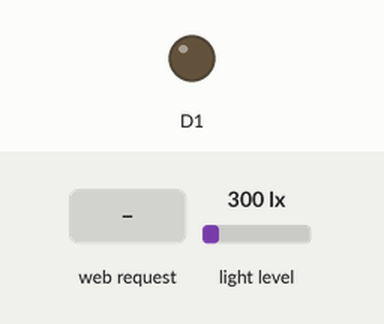
Bench run of a sketch on a simulated ESP8266 (NodeMCU). Shown: output pins drawn as LEDs (lit = HIGH). The inputs (shaded band) are chosen by the test bench; at power-on: light level 300 lx. WiFi joins after 1.5 s; servers stay silent unless stated; the local clock reads 2024-03-15 10:24:30 at power-on unless the sketch sets it; what the sketch prints to the serial monitor is not drawn.

Above: at 5.7 s.
5.8 s: HTTP request GET /?fan=on received
At 7.0 s:
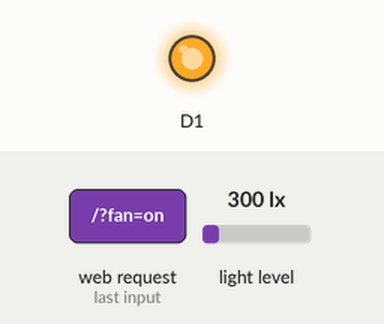
9.5 s: HTTP request GET /?fan=off received
At 9.9 s:
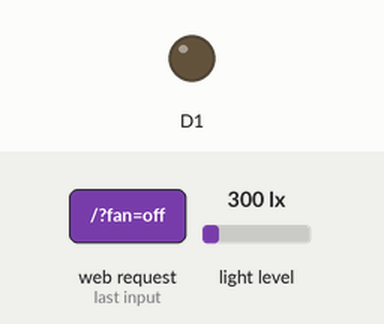
Timing chart, 0 to 12.5 s (numbered marks = the images above; inputs shaded):
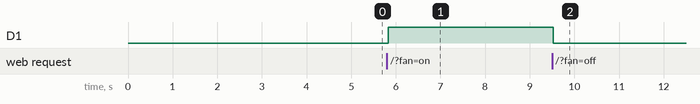

The sketch:

FanTimer.ino
```cpp
#include <ESP8266WiFi.h>
#include <WiFiClient.h>
#include <ESP8266WebServer.h>
#include <ESP8266mDNS.h>
#include <WiFiUdp.h>
#include <ArduinoOTA.h>
#include <time.h>
#include <TZ.h>
#include <coredecls.h> // required for settimeofday_cb() (NTP sync callback)
#include <Wire.h>
#include <Adafruit_Sensor.h>
#include <Adafruit_TSL2561_U.h>

//////////////////////////////////////////////////////////////////////////
// FAN Timer - Driven by light on/of toggling.
// -----------------------------------------------------------------------
// This program uses an ESP8266, with a relay board on D1, and an I2C
// light sensor type TSL2561 on pins D3 (sda) and D4 (scl).
// -----------------------------------------------------------------------
// Normal operation:
//
// - If the light goes ON, the FAN will be OFF, and will be started
//   after 5 minutes.
// - If the light goes OFF, the FAN will start, and run for 30 minutes.
//
// Special operation:
// Triggered by toggling the light once extra quickly;
//
// - Toggle Light "On - Off - On"; the FAN will start running for 30
//   minutes.
// - Toggle light "Off - On - Off"; the FAN will NOT run.
//
// The "quick" toggle must happen within 2 seconds. If you toggle more
// than the mentioned 3 times, then the last 3 states will be honoured.
// -----------------------------------------------------------------------
// Note: this program uses WiFi, which is totally NOT needed, but nice
// to use for OTA (Over The Air) firmware updates, and debugging.
// -----------------------------------------------------------------------
// March 6. 2021, Thijs Kaper.
//////////////////////////////////////////////////////////////////////////


///////////////////////// start of settings //////////////////////////////

// WiFi Network settings SSID and Password.
const char* ssid = "YOUR_WIFI_NETWORK";
const char* pass = "YOUR_WIFI_PASSWORD";

#define OTA_PASSWORD "fancontrol"
#define OTA_HOSTNAME "FAN_Control"

// FAST_TOGGLE_SECONDS is the time in which a repeated light toggle will have impact on action.
// If you wait longer than this time, a toggle is counted as "inital" change, otherwise as "repeated" toggle.
#define FAST_TOGGLE_SECONDS 2

// The time the FAN will keep running.
#define FAN_RUN_SECONDS (60*30)

// The delay time before the FAN will start.
#define DELAYED_START_SECONDS (60*5)

// The timezone to sync the date/time to, using NTP. For timezone to use, see TZ.h.
// For this application totally not needed, just a nice-to-have.
#define MY_TZ TZ_Europe_Amsterdam

// NTP server list to use for syncing time.
#define NTP_SERVERS "0.nl.pool.ntp.org", "1.nl.pool.ntp.org", "2.nl.pool.ntp.org"

// The PIN's from the ESP to use for the light sensor "TSL2561".
#define SDA_PIN D3
#define SCL_PIN D4

// The (initial) compare value to check if light is on or off.
// The system will find the min and max lux values (after reboot), and set trigger to 2/3 between min and max.
// Note: it is best to change this value to whatever comes out of that automatic calculation, to have a sane default.
#define LUX_LIGHT_DETECTION 95
// Set next one to false, if auto-detect does do more harm then help out.
#define ENABLE_AUTO_LUX_DETECTION_MIN_MAX true
// Min/Max difference must be met, before automatic level determination kicks in.
#define MIN_LUX_DIFFERENCE 50
#define MAX_LUX_DIFFERENCE 1000

///////////////////////// end of settings //////////////////////////////

ESP8266WebServer server(80);

Adafruit_TSL2561_Unified tsl = Adafruit_TSL2561_Unified(TSL2561_ADDR_FLOAT, 12345);
TwoWire MyWire = TwoWire();

boolean relayState = true;
int fanRunSeconds = 0;
int startFanAfterSeconds = 0;

float luxLightOnDetection = LUX_LIGHT_DETECTION;
float currentLux = 0;
float minLux = 65535;
float maxLux = 0;

boolean previousLightStatus = false;
time_t lastLightOnTimeStamp = time(nullptr);
time_t lastLightOffTimeStamp = time(nullptr);

boolean timeIsSet = false;
time_t lastNtpSet = time(nullptr);

time_t lastTime = time(nullptr);

char statusMessage[1024];

// Turn relay on/off
void relay(boolean enabled) {
  if (enabled && !relayState) {
    Serial.println("-- relay switch ON --");
  } else if (!enabled && relayState) {
    Serial.println("-- relay switch OFF --");
  }
  pinMode(D1, OUTPUT);
  digitalWrite(D1, enabled);
  relayState = enabled;
}

// Initialize light sensor
void initSensor() {
  // Set custom pins for I2C
  MyWire.begin(SDA_PIN, SCL_PIN);

  /* Initialise the sensor */
  if(!tsl.begin(&MyWire)) {
    Serial.print("No TSL2561 detected");
    delay(2000);
    ESP.restart();
  }

  sensor_t sensor;
  tsl.getSensor(&sensor);

  Serial.println("\n------------------------------------");
  Serial.print  ("Sensor:       "); Serial.println(sensor.name);
  Serial.print  ("Driver Ver:   "); Serial.println(sensor.version);
  Serial.print  ("Unique ID:    "); Serial.println(sensor.sensor_id);
  Serial.print  ("Max Value:    "); Serial.print(sensor.max_value); Serial.println(" lux");
  Serial.print  ("Min Value:    "); Serial.print(sensor.min_value); Serial.println(" lux");
  Serial.print  ("Resolution:   "); Serial.print(sensor.resolution); Serial.println(" lux");
  Serial.println("------------------------------------\n");
  delay(3000);

   /* You can also manually set the gain or enable auto-gain support */
  // tsl.setGain(TSL2561_GAIN_1X);      /* No gain ... use in bright light to avoid sensor saturation */
  // tsl.setGain(TSL2561_GAIN_16X);     /* 16x gain ... use in low light to boost sensitivity */
  tsl.enableAutoRange(true);            /* Auto-gain ... switches automatically between 1x and 16x */

  /* Changing the integration time gives you better sensor resolution (402ms = 16-bit data) */
  tsl.setIntegrationTime(TSL2561_INTEGRATIONTIME_13MS);      /* fast but low resolution */
  // tsl.setIntegrationTime(TSL2561_INTEGRATIONTIME_101MS);  /* medium resolution and speed   */
  // tsl.setIntegrationTime(TSL2561_INTEGRATIONTIME_402MS);  /* 16-bit data but slowest conversions */
}

// Record the NPT set time
void timeUpdated() {
  timeIsSet = true;
  lastNtpSet = time(nullptr);
  Serial.print("NTP Updated: "); Serial.println(ctime(&lastNtpSet));
}

// Initialize WiFi / OTA / WebServer
void setupWifi() {
  WiFi.mode(WIFI_STA);
  WiFi.hostname(OTA_HOSTNAME);
  WiFi.begin(ssid, pass);
  Serial.println("\n........");
  Serial.println("Find WIFI.");
  while (WiFi.waitForConnectResult() != WL_CONNECTED) {
    Serial.println("Connection Failed! Rebooting...");
    delay(5000);
    ESP.restart();
  }
  Serial.println("ONLINE\n");

  // implement NTP update of timekeeping (with automatic hourly updates)
  configTime(MY_TZ, NTP_SERVERS);

  // callback, when NTP changes the time
  settimeofday_cb(timeUpdated);

  ArduinoOTA.setHostname(OTA_HOSTNAME);
  ArduinoOTA.setPassword(OTA_PASSWORD);
  ArduinoOTA.begin();
  Serial.println("Ready");
  Serial.print("IP address: ");
  Serial.println(WiFi.localIP());

  server.on("/", handleRoot);
  server.onNotFound(handleNotFound);
  server.begin();
  Serial.println("HTTP server started");
}

// Global setup
void setup() {
  Serial.begin(115200);
  Serial.println("\n\nStart\n\n");
  setupWifi();
  initSensor();
  relay(false);
}

// Global processing loop
void loop() {
  ArduinoOTA.handle();
  server.handleClient();

  // Check if light is on or off, and on CHANGE record the new status timestamp.
  // Also check if the light was toggled an extra time fast, to detect special case.
  boolean isLight = isLightOn();
  handleLightChanges(isLight);

  time_t current = time(nullptr); // seconds

  // One second has passed?
  if (current != lastTime) {
    lastTime = current;
    handleTimerCounters();

    // Setup status message (both used for web server, and for serial debug)
    sprintf(statusMessage, "Time: %s, NtpSync: %1.1f min ago, current lux: %1.1f, compare >= %1.1f lux?, light: %s, startFanAfterSeconds: %d, fanRunSeconds: %d, fan: %s",
            my_r_trim(ctime(&current)), (current - lastNtpSet) / 60.0,
            currentLux, luxLightOnDetection, (isLight ? "ON" : "OFF"),
            startFanAfterSeconds, fanRunSeconds, (relayState ? "ON" : "OFF")
    );
    Serial.println(statusMessage);
  }

  delay(50);
}

// If light goes on/off, memorize the moment, and handle action
void handleLightChanges(boolean isLight) {
  if (previousLightStatus == isLight) {
    // No change? No action...
    return;
  }

  if (isLight) {
    // Light is ON
    lastLightOnTimeStamp = time(nullptr);
    if ((lastLightOnTimeStamp - lastLightOffTimeStamp) <= FAST_TOGGLE_SECONDS) {
      // fast toggle
      onOffOn();
    } else {
      // slow toggle
      offOn();
    }
  } else {
    // Light is OFF
    lastLightOffTimeStamp = time(nullptr);
    if ((lastLightOffTimeStamp - lastLightOnTimeStamp) <= FAST_TOGGLE_SECONDS) {
      // fast toggle
      offOnOff();
    } else {
      // slow toggle
      onOff();
    }
  }
  previousLightStatus = isLight;
}

// If counters are non-zero, count down. When going zero, do some action.
void handleTimerCounters() {
    if (fanRunSeconds > 0) {
      if((--fanRunSeconds) == 0) {
        relay(false);
      } else {
        relay(true);
      }
    }

    if (startFanAfterSeconds > 0) {
      if((--startFanAfterSeconds) == 0) {
        // start fan for 30 minutes
        fanRunSeconds = FAN_RUN_SECONDS;
        relay(true);
      }
    }
}

//////////////// start of toggle logic //////////////////

// "fast" double toggle
void onOffOn() {
  Serial.println("Light toggled: ON-OFF-ON = start fan for 30 minutes");
  // start fan for 30 minutes
  fanRunSeconds = FAN_RUN_SECONDS;
  startFanAfterSeconds = 0;
  relay(true);
}

// "slow" single toggle
void offOn() {
  Serial.println("Light toggled: WAIT-OFF-ON = stop fan + start fan after 5 minutes for 30 minutes");
  // stop fan
  // start fan after 5 minutes for 30 minutes
  fanRunSeconds = 0;
  startFanAfterSeconds = DELAYED_START_SECONDS;
  relay(false);
}

// "fast" double toggle
void offOnOff() {
  Serial.println("Light toggled: OFF-ON-OFF = stop fan, no start");
  // stop fan
  fanRunSeconds = 0;
  startFanAfterSeconds = 0;
  relay(false);
}

// "slow" single toggle
void onOff() {
  Serial.println("Light toggled: WAIT-ON-OFF = start fan for 30 minutes");
  // start fan for 30 minutes
  fanRunSeconds = FAN_RUN_SECONDS;
  startFanAfterSeconds = 0;
  relay(true);
}

//////////////// end of toggle logic //////////////////

char * my_r_trim(char * input) {
  char * ptr = input + strlen(input) - 1;
  // shop off last char if blank
  while (ptr > input && isspace(*ptr)) {
    *ptr-- = 0;
  }
  return input;
}

// Read light sensor, and detemine max/min and new switch level if needed.
boolean isLightOn() {
  /* Get a new sensor event */
  sensors_event_t event;
  tsl.getEvent(&event);

  if (!event.light) {
    Serial.println("Sensor overload - asume ligth off");
    return false;
  }
  currentLux = event.light;

  if(currentLux > maxLux) {
    maxLux = currentLux;
  }
  if(currentLux < minLux) {
    minLux = currentLux;
  }
  if (ENABLE_AUTO_LUX_DETECTION_MIN_MAX && (maxLux - minLux) > MIN_LUX_DIFFERENCE && (maxLux - minLux) < MAX_LUX_DIFFERENCE) {
    // Set detection to 2/3 between min and max
    luxLightOnDetection = ((maxLux - minLux) * 2 / 3) + minLux;
  }

  return (event.light >= luxLightOnDetection);
}

// Render web status page on root, and handle fan override parameter.
void handleRoot() {
  if (server.arg("fan") == "on") {
    // start fan for 30 minutes
    fanRunSeconds = FAN_RUN_SECONDS;
    startFanAfterSeconds = 0;
    relay(true);
    server.sendHeader("Location", String("/"), true);
    server.send ( 302, "text/plain", "");
    return;
  }
  if (server.arg("fan") == "off") {
    // stop fan
    fanRunSeconds = 0;
    startFanAfterSeconds = 0;
    relay(false);
    server.sendHeader("Location", String("/"), true);
    server.send ( 302, "text/plain", "");
    return;
  }
  char buffer[2048];
  snprintf(buffer, 2048,
    "<head><title>fan control</title><meta http-equiv='refresh' content='1'></head>\n\
    <body>\n\
    %s<br>\n\
    <a href='?fan=on'>ON</a> | <a href='?fan=off'>OFF</a>\n\
    </body>\n",
    statusMessage
  );

  server.send(200, "text/html", buffer);
}

// Render 404
void handleNotFound() {
  String message = "File Not Found\n\n";
  message += "URI: ";
  message += server.uri();
  message += "\nMethod: ";
  message += (server.method() == HTTP_GET) ? "GET" : "POST";
  message += "\nArguments: ";
  message += server.args();
  message += "\n";
  for (uint8_t i = 0; i < server.args(); i++) {
    message += " " + server.argName(i) + ": " + server.arg(i) + "\n";
  }
  server.send(404, "text/plain", message);
}
```

Measured:
- after the input at 5.8 s, D1: LOW → HIGH at once
- after the input at 9.5 s, D1: HIGH → LOW at once
